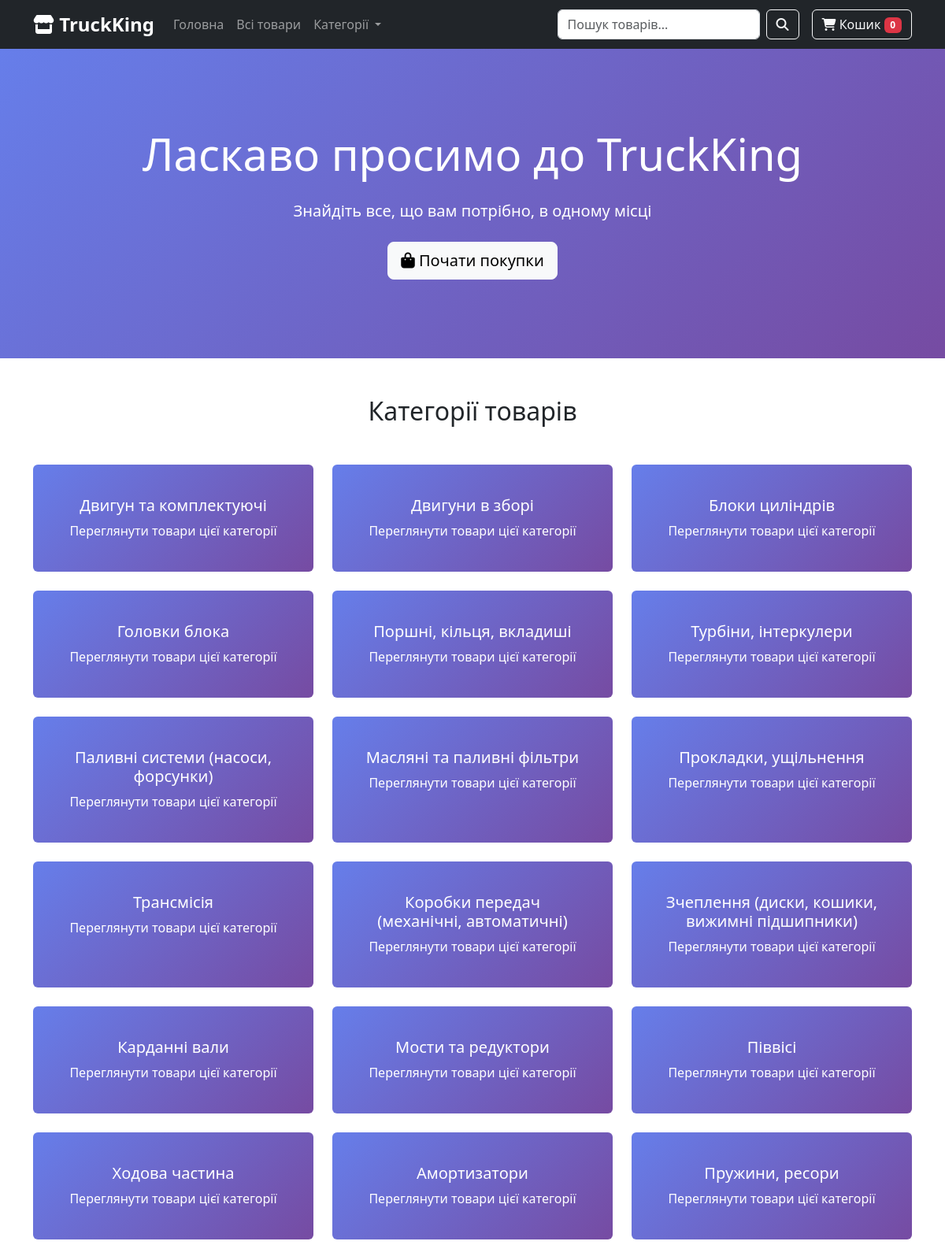
The page / (upper part) on the database its author committed.
### tables this page shows
CREATE TABLE categories (
                id INTEGER PRIMARY KEY AUTOINCREMENT,
                name TEXT NOT NULL UNIQUE,
                slug TEXT UNIQUE NOT NULL,
                parent_slug TEXT,
                description TEXT
            );

### app.py (the view)
@app.route("/")
def mainlink():
    categories = db.get_all_categories()
    featured_products = db.get_all_products()[:8]
    return render_template("main.html", categories=categories, featured_products=featured_products)

### app.py (called while the page is built)
def get_session_id():
    if 'session_id' not in session:
        session['session_id'] = str(uuid.uuid4())
    return session['session_id']

@app.context_processor
def inject_categories():
    return dict(categories=db.get_all_categories())

@app.context_processor
def inject_cart_count():
    session_id = get_session_id()
    cart_count = db.get_cart_count(session_id)
    return dict(cart_count=cart_count)

### data_module.py (called while the page is built)
def connect():
    return sqlite3.connect(DB_NAME)

def get_all_categories():
    with connect() as conn:
        cur = conn.cursor()
        cur.execute('SELECT * FROM categories')
        return cur.fetchall()

def get_all_products():
    with connect() as conn:
        cur = conn.cursor()
        cur.execute('''SELECT p.*, c.name as category_name
                       FROM products p
                       LEFT JOIN categories c ON p.category_slug = c.slug''')
        products = cur.fetchall()
    return add_image_url_to_products(products)

def get_cart_count(session_id):
    with connect() as conn:
        cur = conn.cursor()
        cur.execute('SELECT SUM(quantity) FROM cart WHERE session_id = ?', (session_id,))
        result = cur.fetchone()
        return result[0] if result[0] else 0

### templates/main.html (shortened to what this page needs)
{% extends "base.html" %}
{% block content %}
<section class="hero-section text-center">
    <div class="container">
        <h1 class="display-4 mb-4">Ласкаво просимо до TruckKing</h1>
        <p class="lead mb-4">Знайдіть все, що вам потрібно, в одному місці</p>
        <a href="{{ url_for('products_tree') }}" class="btn btn-light btn-lg">
            <i class="fas fa-shopping-bag"></i> Почати покупки
        </a>
    </div>
</section>
<section class="py-5">
    <div class="container">
        <h2 class="text-center mb-5">Категорії товарів</h2>
        <div class="row g-4">
            {% for category in categories %}
            <div class="col-md-6 col-lg-4">
                <div class="card category-card h-100 text-center p-4" onclick="location.href='{{ url_for('category_products_slug', slug=category[2]) }}';" style="cursor: pointer;">
                    <div class="card-body">
                        <h5 class="card-title">{{ category[1] }}</h5>
                        <p class="card-text">{{ category[4] if category[4] else 'Переглянути товари цієї категорії' }}</p>
                    </div>
                </div>
            </div>
            {% endfor %}
        </div>
    </div>
</section>
{% endblock %}

### templates/base.html (style rules this page uses)
.category-card { transition: all 0.3s ease; border: none; background: linear-gradient(135deg, #667eea 0%, #764ba2 100%); color: white; }
.hero-section { background: linear-gradient(135deg, #667eea 0%, #764ba2 100%); color: white; padding: 100px 0; }

### rows shown on the page
categories: name "Двигун та комплектуючі", description "Переглянути товари цієї категорії"
categories: name "Двигуни в зборі", category "Переглянути товари цієї категорії"
categories: name "Блоки циліндрів", category "Переглянути товари цієї категорії"
categories: name "Головки блока", category "Переглянути товари цієї категорії"
categories: name "Поршні, кільця, вкладиші", category "Переглянути товари цієї категорії"
categories: name "Турбіни, інтеркулери", category "Переглянути товари цієї категорії"
categories: name "Паливні системи (насоси, форсунки)", category "Переглянути товари цієї категорії"
categories: name "Масляні та паливні фільтри", category "Переглянути товари цієї категорії"
categories: name "Прокладки, ущільнення", category "Переглянути товари цієї категорії"
categories: name "Трансмісія", category "Переглянути товари цієї категорії"
categories: name "Коробки передач (механічні, автоматичні)", category "Переглянути товари цієї категорії"
categories: name "Зчеплення (диски, кошики, вижимні підшипники)", category "Переглянути товари цієї категорії"
categories: name "Карданні вали", category "Переглянути товари цієї категорії"
categories: name "Мости та редуктори", category "Переглянути товари цієї категорії"
categories: name "Піввісі", category "Переглянути товари цієї категорії"
categories: name "Ходова частина", category "Переглянути товари цієї категорії"
categories: name "Амортизатори", category "Переглянути товари цієї категорії"
categories: name "Пружини, ресори", category "Переглянути товари цієї категорії"
